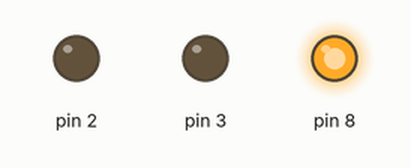
A sketch run on a simulated Arduino Uno, built with avr-gcc and run on an emulated ATmega328P. Shown: output pins drawn as LEDs (lit = HIGH).

Above: at 1.5 s.
At 4.5 s:
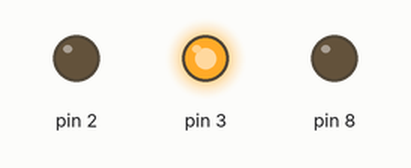
At 7.5 s:
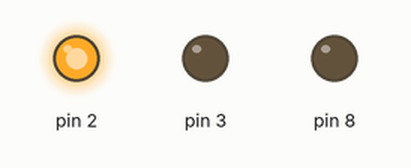
Timing chart, 0 to 11.7 s (numbered marks = the images above):
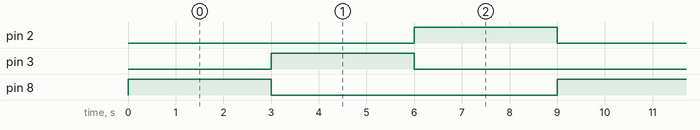

Measured:
- by itself, pin 2, pin 3, pin 8: alternates HIGH for 3.0 s and LOW for 6.0 s
- by itself, everything shown: repeats every 9.0 s, in 4 steps

The sketch:

street_light.ino
```cpp
void setup() {
  // put your setup code here, to run once:
  Serial.begin(9600);
   pinMode(8, OUTPUT);
   pinMode(3, OUTPUT);
   pinMode(2, OUTPUT);
}

void loop() {
  // put your main code here, to run repeatedly:
  digitalWrite(8, HIGH);
  delay(3000);
  digitalWrite(8, LOW);
  digitalWrite(3, HIGH);
  delay(3000);
  digitalWrite(3, LOW);
  digitalWrite(2, HIGH);
  delay(3000);
  digitalWrite(2, LOW);
}
```
